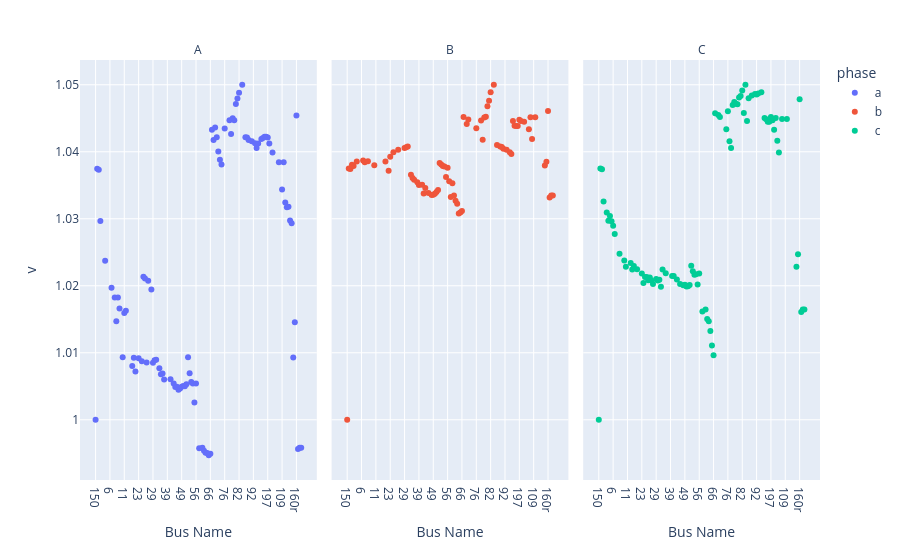
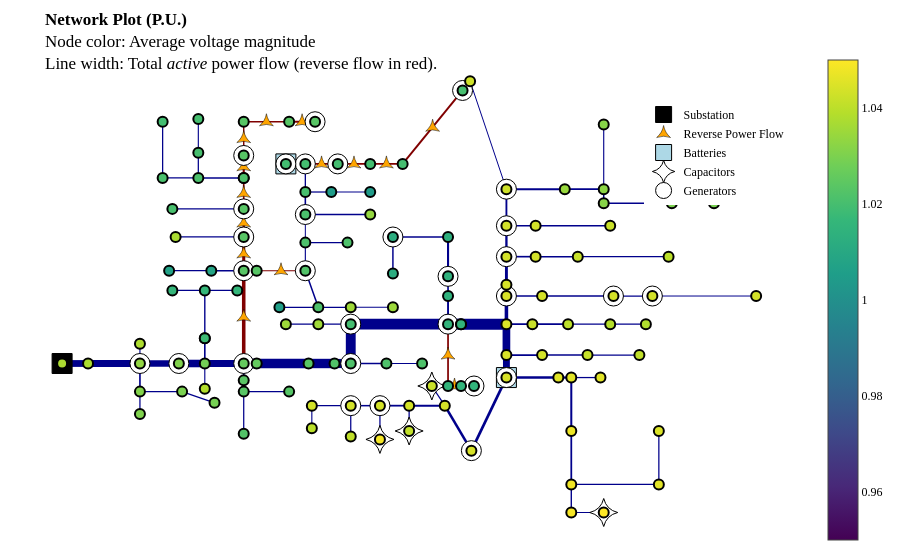

The notebook cell saved with these charts, in order:
### Code cell
# Now with active power controls we minimize generation curtailment
case = create_case(CASES_DIR / "csv" / "ieee123_30der", ignore_schedule=True)
case.modify(control_variable="P")  # Controlling reacitve power generations of DGs to highlight the effect on the voltage profile.
case.modify(gen_mult = 5) # To make OPF work more hard
result = case.run_opf(objective="curtail", formulation="lindist", solver="ipopt")
result.plot_voltages().show()
result.plot_network().show()
result.plot_gens().show()

### Figure 1 — Plotly figure (JSON) as saved in the notebook; plotly's stock layout.template omitted (floating-point values rounded to 4 significant figures; data arrays with more than 128 entries replaced by an {"elided": "..."} marker saying what was removed)
{"data": [{"hovertemplate": "phase=a<br>name=%{x}<br>v=%{y}<extra></extra>", "legendgroup": "a", "marker": {"color": "#636efa", "symbol": "circle"}, "mode": "markers", "name": "a", "orientation": "v", "showlegend": true, "type": "scatter", "x": {"elided": "130 str values"}, "xaxis": "x", "y": {"elided": "130 float values"}, "yaxis": "y"}, {"hovertemplate": "phase=b<br>name=%{x}<br>v=%{y}<extra></extra>", "legendgroup": "b", "marker": {"color": "#EF553B", "symbol": "circle"}, "mode": "markers", "name": "b", "orientation": "v", "showlegend": true, "type": "scatter", "x": {"elided": "130 str values"}, "xaxis": "x2", "y": {"elided": "130 float values"}, "yaxis": "y2"}, {"hovertemplate": "phase=c<br>name=%{x}<br>v=%{y}<extra></extra>", "legendgroup": "c", "marker": {"color": "#00cc96", "symbol": "circle"}, "mode": "markers", "name": "c", "orientation": "v", "showlegend": true, "type": "scatter", "x": {"elided": "130 str values"}, "xaxis": "x3", "y": {"elided": "130 float values"}, "yaxis": "y3"}], "layout": {"annotations": [{"font": {}, "showarrow": false, "text": "A", "x": 0.16, "xanchor": "center", "xref": "paper", "y": 1, "yanchor": "bottom", "yref": "paper"}, {"font": {}, "showarrow": false, "text": "B", "x": 0.5, "xanchor": "center", "xref": "paper", "y": 1, "yanchor": "bottom", "yref": "paper"}, {"font": {}, "showarrow": false, "text": "C", "x": 0.84, "xanchor": "center", "xref": "paper", "y": 1, "yanchor": "bottom", "yref": "paper"}], "legend": {"title": {"text": "phase"}, "tracegroupgap": 0}, "margin": {"t": 60}, "xaxis": {"anchor": "y", "domain": [0, 0.32], "title": {"text": "Bus Name"}}, "xaxis2": {"anchor": "y2", "domain": [0.34, 0.66], "matches": "x", "title": {"text": "Bus Name"}}, "xaxis3": {"anchor": "y3", "domain": [0.68, 1.0], "matches": "x", "title": {"text": "Bus Name"}}, "yaxis": {"anchor": "x", "domain": [0, 1], "title": {"text": "v"}}, "yaxis2": {"anchor": "x2", "domain": [0, 1], "matches": "y", "showticklabels": false}, "yaxis3": {"anchor": "x3", "domain": [0, 1], "matches": "y", "showticklabels": false}}}

### Figure 2 — Plotly figure (JSON) as saved in the notebook; plotly's stock layout.template omitted (floating-point values rounded to 4 significant figures; data arrays with more than 128 entries replaced by an {"elided": "..."} marker saying what was removed)
{"data": [{"hoverinfo": "none", "line": {"color": "darkblue", "dash": "solid", "width": 6.807}, "mode": "lines", "showlegend": false, "type": "scatter", "x": [-0.8612, -0.8612], "y": [-0.2909, -0.2909]}, {"hoverinfo": "none", "line": {"color": "darkblue", "dash": "solid", "width": 6.807}, "mode": "lines", "showlegend": false, "type": "scatter", "x": [-0.8612, -0.7916], "y": [-0.2909, -0.2909]}, {"hoverinfo": "none", "line": {"color": "darkblue", "dash": "solid", "width": 6.807}, "mode": "lines", "showlegend": false, "type": "scatter", "x": [-0.7916, -0.6524], "y": [-0.2909, -0.2909]}, {"hoverinfo": "none", "line": {"color": "darkblue", "dash": "solid", "width": 1.128}, "mode": "lines", "showlegend": false, "type": "scatter", "x": [-0.6524, -0.6524], "y": [-0.2909, -0.2009]}, {"hoverinfo": "none", "line": {"color": "darkblue", "dash": "solid", "width": 1.657}, "mode": "lines", "showlegend": false, "type": "scatter", "x": [-0.6524, -0.6524], "y": [-0.2909, -0.4195]}, {"hoverinfo": "none", "line": {"color": "darkblue", "dash": "solid", "width": 6.727}, "mode": "lines", "showlegend": false, "type": "scatter", "x": [-0.6524, -0.5481], "y": [-0.2909, -0.2909]}, {"hoverinfo": "none", "line": {"color": "darkblue", "dash": "solid", "width": 1.256}, "mode": "lines", "showlegend": false, "type": "scatter", "x": [-0.6524, -0.6524], "y": [-0.4195, -0.5224]}, {"hoverinfo": "none", "line": {"color": "darkblue", "dash": "solid", "width": 1.401}, "mode": "lines", "showlegend": false, "type": "scatter", "x": [-0.6524, -0.5394], "y": [-0.4195, -0.4195]}, {"hoverinfo": "none", "line": {"color": "darkblue", "dash": "solid", "width": 1.27}, "mode": "lines", "showlegend": false, "type": "scatter", "x": [-0.5394, -0.4524], "y": [-0.4195, -0.4709]}, {"hoverinfo": "none", "line": {"color": "darkblue", "dash": "solid", "width": 7.56}, "mode": "lines", "showlegend": false, "type": "scatter", "x": [-0.5481, -0.4785], "y": [-0.2909, -0.2909]}, {"hoverinfo": "none", "line": {"color": "darkblue", "dash": "solid", "width": 1.128}, "mode": "lines", "showlegend": false, "type": "scatter", "x": [-0.4785, -0.4785], "y": [-0.2909, -0.4067]}, {"hoverinfo": "none", "line": {"color": "darkblue", "dash": "solid", "width": 1.645}, "mode": "lines", "showlegend": false, "type": "scatter", "x": [-0.4785, -0.4785], "y": [-0.2909, -0.1752]}, {"hoverinfo": "none", "line": {"color": "darkblue", "dash": "solid", "width": 6.787}, "mode": "lines", "showlegend": false, "type": "scatter", "x": [-0.4785, -0.3741], "y": [-0.2909, -0.2909]}, {"hoverinfo": "none", "line": {"color": "darkblue", "dash": "solid", "width": 1.388}, "mode": "lines", "showlegend": false, "type": "scatter", "x": [-0.4785, -0.4785], "y": [-0.1752, -0.1752]}, {"hoverinfo": "none", "line": {"color": "darkblue", "dash": "solid", "width": 1.388}, "mode": "lines", "showlegend": false, "type": "scatter", "x": [-0.4785, -0.4785], "y": [-0.1752, 0.04337]}, {"hoverinfo": "none", "line": {"color": "darkblue", "dash": "solid", "width": 1.647}, "mode": "lines", "showlegend": false, "type": "scatter", "x": [-0.3741, -0.3741], "y": [-0.2909, -0.3681]}, {"hoverinfo": "none", "line": {"color": "maroon", "dash": "solid", "width": 3.561}, "mode": "lines", "showlegend": false, "type": "scatter", "x": [-0.3741, -0.3741], "y": [-0.2909, 0.1334]}, {"hoverinfo": "none", "line": {"color": "darkblue", "dash": "solid", "width": 1.259}, "mode": "lines", "showlegend": false, "type": "scatter", "x": [-0.4785, -0.5655], "y": [0.04337, 0.04337]}, {"hoverinfo": "none", "line": {"color": "darkblue", "dash": "solid", "width": 1.129}, "mode": "lines", "showlegend": false, "type": "scatter", "x": [-0.4785, -0.3915], "y": [0.04337, 0.04337]}, {"hoverinfo": "none", "line": {"color": "darkblue", "dash": "solid", "width": 1.385}, "mode": "lines", "showlegend": false, "type": "scatter", "x": [-0.3741, -0.3741], "y": [-0.3681, -0.4195]}, {"hoverinfo": "none", "line": {"color": "darkblue", "dash": "solid", "width": 1.256}, "mode": "lines", "showlegend": false, "type": "scatter", "x": [-0.3741, -0.3741], "y": [-0.4195, -0.6124]}, {"hoverinfo": "none", "line": {"color": "darkblue", "dash": "solid", "width": 1.128}, "mode": "lines", "showlegend": false, "type": "scatter", "x": [-0.3741, -0.2524], "y": [-0.4195, -0.4195]}, {"hoverinfo": "none", "line": {"color": "darkblue", "dash": "solid", "width": 1.51}, "mode": "lines", "showlegend": false, "type": "scatter", "x": [-0.3741, -0.4611], "y": [0.1334, 0.1334]}, {"hoverinfo": "none", "line": {"color": "maroon", "dash": "solid", "width": 3.044}, "mode": "lines", "showlegend": false, "type": "scatter", "x": [-0.3741, -0.3741], "y": [0.1334, 0.2877]}, {"hoverinfo": "none", "line": {"color": "darkblue", "dash": "solid", "width": 1.254}, "mode": "lines", "showlegend": false, "type": "scatter", "x": [-0.4611, -0.5742], "y": [0.1334, 0.1334]}, {"hoverinfo": "none", "line": {"color": "darkblue", "dash": "solid", "width": 1.269}, "mode": "lines", "showlegend": false, "type": "scatter", "x": [-0.3741, -0.5568], "y": [0.2877, 0.2877]}, {"hoverinfo": "none", "line": {"color": "maroon", "dash": "solid", "width": 2.352}, "mode": "lines", "showlegend": false, "type": "scatter", "x": [-0.3741, -0.3741], "y": [0.2877, 0.4162]}, {"hoverinfo": "none", "line": {"color": "darkblue", "dash": "solid", "width": 1.256}, "mode": "lines", "showlegend": false, "type": "scatter", "x": [-0.3741, -0.5655], "y": [0.4162, 0.4162]}, {"hoverinfo": "none", "line": {"color": "maroon", "dash": "solid", "width": 1.647}, "mode": "lines", "showlegend": false, "type": "scatter", "x": [-0.3741, -0.3741], "y": [0.4162, 0.5577]}, {"hoverinfo": "none", "line": {"color": "darkblue", "dash": "solid", "width": 1.513}, "mode": "lines", "showlegend": false, "type": "scatter", "x": [-0.3741, -0.3741], "y": [0.5577, 0.5577]}, {"hoverinfo": "none", "line": {"color": "darkblue", "dash": "solid", "width": 1.513}, "mode": "lines", "showlegend": false, "type": "scatter", "x": [-0.3741, -0.4959], "y": [0.5577, 0.5577]}, {"hoverinfo": "none", "line": {"color": "maroon", "dash": "solid", "width": 2.161}, "mode": "lines", "showlegend": false, "type": "scatter", "x": [-0.3741, -0.3741], "y": [0.5577, 0.6606]}, {"hoverinfo": "none", "line": {"color": "darkblue", "dash": "solid", "width": 1.257}, "mode": "lines", "showlegend": false, "type": "scatter", "x": [-0.4959, -0.5916], "y": [0.5577, 0.5577]}, {"hoverinfo": "none", "line": {"color": "darkblue", "dash": "solid", "width": 1.256}, "mode": "lines", "showlegend": false, "type": "scatter", "x": [-0.4959, -0.4959], "y": [0.5577, 0.6734]}, {"hoverinfo": "none", "line": {"color": "darkblue", "dash": "solid", "width": 1.257}, "mode": "lines", "showlegend": false, "type": "scatter", "x": [-0.5916, -0.5916], "y": [0.5577, 0.8148]}, {"hoverinfo": "none", "line": {"color": "maroon", "dash": "solid", "width": 1.453}, "mode": "lines", "showlegend": false, "type": "scatter", "x": [-0.3741, -0.3741], "y": [0.6606, 0.8148]}, {"hoverinfo": "none", "line": {"color": "maroon", "dash": "solid", "width": 1.705}, "mode": "lines", "showlegend": false, "type": "scatter", "x": [-0.3741, -0.2524], "y": [0.8148, 0.8148]}, {"hoverinfo": "none", "line": {"color": "maroon", "dash": "solid", "width": 1.961}, "mode": "lines", "showlegend": false, "type": "scatter", "x": [-0.2524, -0.1828], "y": [0.8148, 0.8148]}, {"hoverinfo": "none", "line": {"color": "darkblue", "dash": "solid", "width": 1.128}, "mode": "lines", "showlegend": false, "type": "scatter", "x": [-0.4959, -0.4959], "y": [0.6734, 0.8277]}, {"hoverinfo": "none", "line": {"color": "maroon", "dash": "solid", "width": 1.065}, "mode": "lines", "showlegend": false, "type": "scatter", "x": [-0.3394, -0.2089], "y": [0.1334, 0.1334]}, {"hoverinfo": "none", "line": {"color": "darkblue", "dash": "solid", "width": 1.51}, "mode": "lines", "showlegend": false, "type": "scatter", "x": [-0.2089, -0.1741], "y": [0.1334, -0.03378]}, {"hoverinfo": "none", "line": {"color": "darkblue", "dash": "solid", "width": 1.13}, "mode": "lines", "showlegend": false, "type": "scatter", "x": [-0.2089, -0.2089], "y": [0.1334, 0.262]}, {"hoverinfo": "none", "line": {"color": "darkblue", "dash": "solid", "width": 1.25}, "mode": "lines", "showlegend": false, "type": "scatter", "x": [-0.1741, -0.2785], "y": [-0.03378, -0.03378]}, {"hoverinfo": "none", "line": {"color": "darkblue", "dash": "solid", "width": 1.259}, "mode": "lines", "showlegend": false, "type": "scatter", "x": [-0.1741, -0.08714], "y": [-0.03378, -0.03378]}, {"hoverinfo": "none", "line": {"color": "darkblue", "dash": "solid", "width": 1.128}, "mode": "lines", "showlegend": false, "type": "scatter", "x": [-0.08714, 0.02593], "y": [-0.03378, -0.03378]}, {"hoverinfo": "none", "line": {"color": "darkblue", "dash": "solid", "width": 1.128}, "mode": "lines", "showlegend": false, "type": "scatter", "x": [-0.2089, -0.09583], "y": [0.262, 0.262]}, {"hoverinfo": "none", "line": {"color": "darkblue", "dash": "solid", "width": 1.002}, "mode": "lines", "showlegend": false, "type": "scatter", "x": [-0.2089, -0.2089], "y": [0.262, 0.3905]}, {"hoverinfo": "none", "line": {"color": "darkblue", "dash": "solid", "width": 1.267}, "mode": "lines", "showlegend": false, "type": "scatter", "x": [-0.2089, -0.03495], "y": [0.3905, 0.3905]}, {"hoverinfo": "none", "line": {"color": "darkblue", "dash": "solid", "width": 1.568}, "mode": "lines", "showlegend": false, "type": "scatter", "x": [-0.2089, -0.2089], "y": [0.3905, 0.4934]}, {"hoverinfo": "none", "line": {"color": "darkblue", "dash": "solid", "width": 1.254}, "mode": "lines", "showlegend": false, "type": "scatter", "x": [-0.2089, -0.1393], "y": [0.4934, 0.4934]}, {"hoverinfo": "none", "line": {"color": "darkblue", "dash": "solid", "width": 1.314}, "mode": "lines", "showlegend": false, "type": "scatter", "x": [-0.2089, -0.2089], "y": [0.4934, 0.622]}, {"hoverinfo": "none", "line": {"color": "darkblue", "dash": "solid", "width": 1.128}, "mode": "lines", "showlegend": false, "type": "scatter", "x": [-0.1393, -0.03495], "y": [0.4934, 0.4934]}, {"hoverinfo": "none", "line": {"color": "darkblue", "dash": "solid", "width": 2.242}, "mode": "lines", "showlegend": false, "type": "scatter", "x": [-0.2089, -0.2611], "y": [0.622, 0.622]}, {"hoverinfo": "none", "line": {"color": "maroon", "dash": "solid", "width": 1.641}, "mode": "lines", "showlegend": false, "type": "scatter", "x": [-0.2089, -0.1219], "y": [0.622, 0.622]}, {"hoverinfo": "none", "line": {"color": "maroon", "dash": "solid", "width": 1.577}, "mode": "lines", "showlegend": false, "type": "scatter", "x": [-0.1219, -0.03495], "y": [0.622, 0.622]}, {"hoverinfo": "none", "line": {"color": "maroon", "dash": "solid", "width": 1.833}, "mode": "lines", "showlegend": false, "type": "scatter", "x": [-0.03495, 0.05202], "y": [0.622, 0.622]}, {"hoverinfo": "none", "line": {"color": "maroon", "dash": "solid", "width": 1.961}, "mode": "lines", "showlegend": false, "type": "scatter", "x": [0.05202, 0.2127], "y": [0.622, 0.9578]}, {"hoverinfo": "none", "line": {"color": "darkblue", "dash": "solid", "width": 9.661}, "mode": "lines", "showlegend": false, "type": "scatter", "x": [-0.3394, -0.2002], "y": [-0.2909, -0.2909]}, {"hoverinfo": "none", "line": {"color": "darkblue", "dash": "solid", "width": 9.405}, "mode": "lines", "showlegend": false, "type": "scatter", "x": [-0.2002, -0.1306], "y": [-0.2909, -0.2909]}, {"hoverinfo": "none", "line": {"color": "darkblue", "dash": "solid", "width": 9.149}, "mode": "lines", "showlegend": false, "type": "scatter", "x": [-0.1306, -0.08714], "y": [-0.2909, -0.2909]}, {"hoverinfo": "none", "line": {"color": "darkblue", "dash": "solid", "width": 1.254}, "mode": "lines", "showlegend": false, "type": "scatter", "x": [-0.08714, 0.008531], "y": [-0.2909, -0.2909]}, {"hoverinfo": "none", "line": {"color": "darkblue", "dash": "solid", "width": 9.856}, "mode": "lines", "showlegend": false, "type": "scatter", "x": [-0.08714, -0.08714], "y": [-0.2909, -0.1109]}, {"hoverinfo": "none", "line": {"color": "darkblue", "dash": "solid", "width": 1.128}, "mode": "lines", "showlegend": false, "type": "scatter", "x": [0.008531, 0.1042], "y": [-0.2909, -0.2909]}, {"hoverinfo": "none", "line": {"color": "darkblue", "dash": "solid", "width": 1.259}, "mode": "lines", "showlegend": false, "type": "scatter", "x": [-0.08714, -0.1741], "y": [-0.1109, -0.1109]}, {"hoverinfo": "none", "line": {"color": "darkblue", "dash": "solid", "width": 10.56}, "mode": "lines", "showlegend": false, "type": "scatter", "x": [-0.08714, 0.1738], "y": [-0.1109, -0.1109]}, {"hoverinfo": "none", "line": {"color": "darkblue", "dash": "solid", "width": 1.128}, "mode": "lines", "showlegend": false, "type": "scatter", "x": [-0.1741, -0.2611], "y": [-0.1109, -0.1109]}, {"hoverinfo": "none", "line": {"color": "maroon", "dash": "solid", "width": 1.736}, "mode": "lines", "showlegend": false, "type": "scatter", "x": [0.1738, 0.1738], "y": [-0.1109, -0.3938]}, {"hoverinfo": "none", "line": {"color": "darkblue", "dash": "solid", "width": 1.902}, "mode": "lines", "showlegend": false, "type": "scatter", "x": [0.1738, 0.1738], "y": [-0.1109, 0.01765]}, {"hoverinfo": "none", "line": {"color": "darkblue", "dash": "solid", "width": 1.647}, "mode": "lines", "showlegend": false, "type": "scatter", "x": [0.1738, 0.1738], "y": [0.01765, 0.1077]}, {"hoverinfo": "none", "line": {"color": "darkblue", "dash": "solid", "width": 2.124}, "mode": "lines", "showlegend": false, "type": "scatter", "x": [0.1738, 0.1738], "y": [0.1077, 0.2877]}, {"hoverinfo": "none", "line": {"color": "darkblue", "dash": "solid", "width": 1.635}, "mode": "lines", "showlegend": false, "type": "scatter", "x": [0.1738, 0.02593], "y": [0.2877, 0.2877]}, {"hoverinfo": "none", "line": {"color": "darkblue", "dash": "solid", "width": 1.481}, "mode": "lines", "showlegend": false, "type": "scatter", "x": [0.02593, 0.02593], "y": [0.2877, 0.1205]}, {"hoverinfo": "none", "line": {"color": "darkblue", "dash": "solid", "width": 11}, "mode": "lines", "showlegend": false, "type": "scatter", "x": [0.2086, 0.3303], "y": [-0.1109, -0.1109]}, {"hoverinfo": "none", "line": {"color": "darkblue", "dash": "solid", "width": 1.769}, "mode": "lines", "showlegend": false, "type": "scatter", "x": [0.3303, 0.3999], "y": [-0.1109, -0.1109]}, {"hoverinfo": "none", "line": {"color": "darkblue", "dash": "solid", "width": 7.689}, "mode": "lines", "showlegend": false, "type": "scatter", "x": [0.3303, 0.3303], "y": [-0.1109, -0.2524]}, {"hoverinfo": "none", "line": {"color": "darkblue", "dash": "solid", "width": 3.541}, "mode": "lines", "showlegend": false, "type": "scatter", "x": [0.3303, 0.3303], "y": [-0.1109, 0.01765]}, {"hoverinfo": "none", "line": {"color": "darkblue", "dash": "solid", "width": 1.641}, "mode": "lines", "showlegend": false, "type": "scatter", "x": [0.3999, 0.4956], "y": [-0.1109, -0.1109]}, {"hoverinfo": "none", "line": {"color": "darkblue", "dash": "solid", "width": 1.385}, "mode": "lines", "showlegend": false, "type": "scatter", "x": [0.4956, 0.6086], "y": [-0.1109, -0.1109]}, {"hoverinfo": "none", "line": {"color": "darkblue", "dash": "solid", "width": 1.256}, "mode": "lines", "showlegend": false, "type": "scatter", "x": [0.6086, 0.7043], "y": [-0.1109, -0.1109]}, {"hoverinfo": "none", "line": {"color": "darkblue", "dash": "solid", "width": 1.781}, "mode": "lines", "showlegend": false, "type": "scatter", "x": [0.3303, 0.426], "y": [-0.2524, -0.2524]}, {"hoverinfo": "none", "line": {"color": "darkblue", "dash": "solid", "width": 6.908}, "mode": "lines", "showlegend": false, "type": "scatter", "x": [0.3303, 0.3303], "y": [-0.2524, -0.3552]}, {"hoverinfo": "none", "line": {"color": "darkblue", "dash": "solid", "width": 1.525}, "mode": "lines", "showlegend": false, "type": "scatter", "x": [0.426, 0.5478], "y": [-0.2524, -0.2524]}, {"hoverinfo": "none", "line": {"color": "darkblue", "dash": "solid", "width": 1.256}, "mode": "lines", "showlegend": false, "type": "scatter", "x": [0.5478, 0.6869], "y": [-0.2524, -0.2524]}, {"hoverinfo": "none", "line": {"color": "darkblue", "dash": "solid", "width": 2.554}, "mode": "lines", "showlegend": false, "type": "scatter", "x": [0.3303, 0.4695], "y": [-0.3552, -0.3552]}, {"hoverinfo": "none", "line": {"color": "darkblue", "dash": "solid", "width": 2.673}, "mode": "lines", "showlegend": false, "type": "scatter", "x": [0.3303, 0.2364], "y": [-0.3552, -0.6895]}, {"hoverinfo": "none", "line": {"color": "darkblue", "dash": "solid", "width": 2.297}, "mode": "lines", "showlegend": false, "type": "scatter", "x": [0.4695, 0.5043], "y": [-0.3552, -0.3552]}, {"hoverinfo": "none", "line": {"color": "darkblue", "dash": "solid", "width": 1.272}, "mode": "lines", "showlegend": false, "type": "scatter", "x": [0.5043, 0.5825], "y": [-0.3552, -0.3552]}, {"hoverinfo": "none", "line": {"color": "darkblue", "dash": "solid", "width": 2.025}, "mode": "lines", "showlegend": false, "type": "scatter", "x": [0.5043, 0.5043], "y": [-0.3552, -0.5995]}, {"hoverinfo": "none", "line": {"color": "darkblue", "dash": "solid", "width": 1.769}, "mode": "lines", "showlegend": false, "type": "scatter", "x": [0.5043, 0.5043], "y": [-0.5995, -0.8438]}, {"hoverinfo": "none", "line": {"color": "darkblue", "dash": "solid", "width": 1.385}, "mode": "lines", "showlegend": false, "type": "scatter", "x": [0.5043, 0.5043], "y": [-0.8438, -0.9724]}, {"hoverinfo": "none", "line": {"color": "darkblue", "dash": "solid", "width": 1.385}, "mode": "lines", "showlegend": false, "type": "scatter", "x": [0.5043, 0.7391], "y": [-0.8438, -0.8438]}, {"hoverinfo": "none", "line": {"color": "darkblue", "dash": "solid", "width": 1.128}, "mode": "lines", "showlegend": false, "type": "scatter", "x": [0.5043, 0.5912], "y": [-0.9724, -0.9724]}, {"hoverinfo": "none", "line": {"color": "darkblue", "dash": "solid", "width": 1.256}, "mode": "lines", "showlegend": false, "type": "scatter", "x": [0.7391, 0.7391], "y": [-0.8438, -0.5995]}, {"hoverinfo": "none", "line": {"color": "darkblue", "dash": "solid", "width": 2.545}, "mode": "lines", "showlegend": false, "type": "scatter", "x": [0.2364, 0.1651], "y": [-0.6895, -0.4838]}, {"hoverinfo": "none", "line": {"color": "darkblue", "dash": "solid", "width": 1.256}, "mode": "lines", "showlegend": false, "type": "scatter", "x": [0.1651, 0.1303], "y": [-0.4838, -0.3938]}, {"hoverinfo": "none", "line": {"color": "darkblue", "dash": "solid", "width": 2.032}, "mode": "lines", "showlegend": false, "type": "scatter", "x": [0.1651, 0.06941], "y": [-0.4838, -0.4838]}, {"hoverinfo": "none", "line": {"color": "darkblue", "dash": "solid", "width": 1.263}, "mode": "lines", "showlegend": false, "type": "scatter", "x": [0.06941, 0.06941], "y": [-0.4838, -0.5995]}, {"hoverinfo": "none", "line": {"color": "darkblue", "dash": "solid", "width": 1.769}, "mode": "lines", "showlegend": false, "type": "scatter", "x": [0.06941, -0.008863], "y": [-0.4838, -0.4838]}, {"hoverinfo": "none", "line": {"color": "darkblue", "dash": "solid", "width": 1.256}, "mode": "lines", "showlegend": false, "type": "scatter", "x": [-0.008863, -0.008863], "y": [-0.4838, -0.6381]}, {"hoverinfo": "none", "line": {"color": "darkblue", "dash": "solid", "width": 1.513}, "mode": "lines", "showlegend": false, "type": "scatter", "x": [-0.008863, -0.08714], "y": [-0.4838, -0.4838]}, {"hoverinfo": "none", "line": {"color": "darkblue", "dash": "solid", "width": 1.256}, "mode": "lines", "showlegend": false, "type": "scatter", "x": [-0.08714, -0.08714], "y": [-0.4838, -0.6252]}, {"hoverinfo": "none", "line": {"color": "darkblue", "dash": "solid", "width": 1.256}, "mode": "lines", "showlegend": false, "type": "scatter", "x": [-0.08714, -0.1915], "y": [-0.4838, -0.4838]}, {"hoverinfo": "none", "line": {"color": "darkblue", "dash": "solid", "width": 1.128}, "mode": "lines", "showlegend": false, "type": "scatter", "x": [-0.1915, -0.1915], "y": [-0.4838, -0.5867]}, {"hoverinfo": "none", "line": {"color": "darkblue", "dash": "solid", "width": 1.688}, "mode": "lines", "showlegend": false, "type": "scatter", "x": [0.3303, 0.426], "y": [0.01765, 0.01765]}, {"hoverinfo": "none", "line": {"color": "darkblue", "dash": "solid", "width": 1.432}, "mode": "lines", "showlegend": false, "type": "scatter", "x": [0.426, 0.6173], "y": [0.01765, 0.01765]}, {"hoverinfo": "none", "line": {"color": "darkblue", "dash": "solid", "width": 1.223}, "mode": "lines", "showlegend": false, "type": "scatter", "x": [0.6173, 0.7217], "y": [0.01765, 0.01765]}, {"hoverinfo": "none", "line": {"color": "darkblue", "dash": "solid", "width": 1}, "mode": "lines", "showlegend": false, "type": "scatter", "x": [0.7217, 1], "y": [0.01765, 0.01765]}, {"hoverinfo": "none", "line": {"color": "darkblue", "dash": "solid", "width": 2.916}, "mode": "lines", "showlegend": false, "type": "scatter", "x": [0.3303, 0.3303], "y": [0.01765, 0.06908]}, {"hoverinfo": "none", "line": {"color": "darkblue", "dash": "solid", "width": 2.916}, "mode": "lines", "showlegend": false, "type": "scatter", "x": [0.3303, 0.3303], "y": [0.06908, 0.1977]}, {"hoverinfo": "none", "line": {"color": "darkblue", "dash": "solid", "width": 1.641}, "mode": "lines", "showlegend": false, "type": "scatter", "x": [0.3303, 0.4086], "y": [0.1977, 0.1977]}, {"hoverinfo": "none", "line": {"color": "darkblue", "dash": "solid", "width": 2.325}, "mode": "lines", "showlegend": false, "type": "scatter", "x": [0.3303, 0.3303], "y": [0.1977, 0.3391]}, {"hoverinfo": "none", "line": {"color": "darkblue", "dash": "solid", "width": 1.513}, "mode": "lines", "showlegend": false, "type": "scatter", "x": [0.4086, 0.5217], "y": [0.1977, 0.1977]}, {"hoverinfo": "none", "line": {"color": "darkblue", "dash": "solid", "width": 1.256}, "mode": "lines", "showlegend": false, "type": "scatter", "x": [0.5217, 0.7652], "y": [0.1977, 0.1977]}, {"hoverinfo": "none", "line": {"color": "darkblue", "dash": "solid", "width": 1.513}, "mode": "lines", "showlegend": false, "type": "scatter", "x": [0.3303, 0.4086], "y": [0.3391, 0.3391]}, {"hoverinfo": "none", "line": {"color": "darkblue", "dash": "solid", "width": 1.861}, "mode": "lines", "showlegend": false, "type": "scatter", "x": [0.3303, 0.3303], "y": [0.3391, 0.5063]}, {"hoverinfo": "none", "line": {"color": "darkblue", "dash": "solid", "width": 1.256}, "mode": "lines", "showlegend": false, "type": "scatter", "x": [0.4086, 0.6086], "y": [0.3391, 0.3391]}, {"hoverinfo": "none", "line": {"color": "darkblue", "dash": "solid", "width": 1.907}, "mode": "lines", "showlegend": false, "type": "scatter", "x": [0.3303, 0.4869], "y": [0.5063, 0.5063]}, {"hoverinfo": "none", "line": {"color": "darkblue", "dash": "solid", "width": 1}, "mode": "lines", "showlegend": false, "type": "scatter", "x": [0.3303, 0.2329], "y": [0.5063, 1]}, {"hoverinfo": "none", "line": {"color": "darkblue", "dash": "solid", "width": 1.651}, "mode": "lines", "showlegend": false, "type": "scatter", "x": [0.4869, 0.5912], "y": [0.5063, 0.5063]}, {"hoverinfo": "none", "line": {"color": "darkblue", "dash": "solid", "width": 1.128}, "mode": "lines", "showlegend": false, "type": "scatter", "x": [0.5912, 0.5912], "y": [0.5063, 0.802]}, {"hoverinfo": "none", "line": {"color": "darkblue", "dash": "solid", "width": 1.523}, "mode": "lines", "showlegend": false, "type": "scatter", "x": [0.5912, 0.5912], "y": [0.5063, 0.442]}, {"hoverinfo": "none", "line": {"color": "darkblue", "dash": "solid", "width": 1.392}, "mode": "lines", "showlegend": false, "type": "scatter", "x": [0.5912, 0.7739], "y": [0.442, 0.442]}, {"hoverinfo": "none", "line": {"color": "darkblue", "dash": "solid", "width": 1.128}, "mode": "lines", "showlegend": false, "type": "scatter", "x": [0.7739, 0.8869], "y": [0.442, 0.442]}, {"hoverinfo": "none", "line": {"color": "maroon", "dash": "solid", "width": 1.065}, "mode": "lines", "showlegend": false, "type": "scatter", "x": [-0.3741, -0.3394], "y": [0.1334, 0.1334]}, {"hoverinfo": "none", "line": {"color": "darkblue", "dash": "solid", "width": 9.661}, "mode": "lines", "showlegend": false, "type": "scatter", "x": [-0.3741, -0.3394], "y": [-0.2909, -0.2909]}, {"hoverinfo": "none", "line": {"color": "darkblue", "dash": "solid", "width": 11}, "mode": "lines", "showlegend": false, "type": "scatter", "x": [0.2086, 0.2086], "y": [-0.1109, -0.1109]}, {"hoverinfo": "none", "line": {"color": "darkblue", "dash": "solid", "width": 11}, "mode": "lines", "showlegend": false, "type": "scatter", "x": [0.1738, 0.2086], "y": [-0.1109, -0.1109]}, {"hoverinfo": "none", "line": {"color": "maroon", "dash": "solid", "width": 1.736}, "mode": "lines", "showlegend": false, "type": "scatter", "x": [0.1738, 0.2086], "y": [-0.3938, -0.3938]}, {"hoverinfo": "none", "line": {"color": "maroon", "dash": "solid", "width": 1.736}, "mode": "lines", "showlegend": false, "type": "scatter", "x": [0.2086, 0.2434], "y": [-0.3938, -0.3938]}, {"hoverinfo": "none", "marker": {"color": "black", "line": {"color": "black", "width": 1}, "size": 20, "symbol": "square"}, "mode": "markers", "name": "Substation", "showlegend": true, "type": "scatter", "x": [-0.8612], "y": [-0.2909]}, {"hoverinfo": "none", "marker": {"color": "orange", "line": {"color": "black", "width": 0.5}, "size": 10, "symbol": "star-triangle-up"}, "mode": "markers", "name": "Reverse Power Flow", "showlegend": true, "type": "scatter", "x": [-0.3741, -0.3741, -0.3741, -0.3741, -0.3741, -0.3741, -0.3133, -0.2176, -0.2741, -0.1654, -0.07844, 0.008531, 0.1324, 0.1738, -0.3567, 0.1912, 0.226], "y": [-0.07878, 0.2105, 0.352, 0.487, 0.6091, 0.7377, 0.8148, 0.8148, 0.1334, 0.622, 0.622, 0.622, 0.7899, -0.2524, 0.1334, -0.3938, -0.3938]}, {"hoverinfo": "none", "marker": {"color": "lightblue", "line": {"color": "black", "width": 1}, "size": 20, "symbol": "square"}, "mode": "markers", "name": "Batteries", "showlegend": true, "type": "scatter", "x": [-0.2611, 0.3303], "y": [0.622, -0.3552]}, {"hoverinfo": "none", "marker": {"color": "white", "line": {"color": "black", "width": 1}, "size": 20, "symbol": "star-diamond"}, "mode": "markers", "name": "Capacitors", "showlegend": true, "type": "scatter", "x": [0.5912, 0.1303, 0.06941, -0.008863], "y": [-0.9724, -0.3938, -0.5995, -0.6381]}, {"hoverinfo": "none", "marker": {"color": "white", "line": {"color": "black", "width": 1}, "size": 20, "symbol": "circle"}, "mode": "markers", "name": "Generators", "showlegend": true, "type": "scatter", "x": [-0.6524, -0.5481, -0.3741, -0.3741, -0.3741, -0.3741, -0.3741, -0.1828, -0.2089, -0.2089, -0.2089, -0.2611, -0.1219, 0.2127, -0.08714, -0.08714, 0.1738, 0.1738, 0.02593, 0.3303, 0.3303, 0.2364, -0.008863, -0.08714, 0.6173, 0.7217, 0.3303, 0.3303, 0.3303, 0.2434], "y": [-0.2909, -0.2909, -0.2909, 0.1334, 0.2877, 0.4162, 0.6606, 0.8148, 0.1334, 0.3905, 0.622, 0.622, 0.622, 0.9578, -0.2909, -0.1109, -0.1109, 0.1077, 0.2877, 0.01765, -0.3552, -0.6895, -0.4838, -0.4838, 0.01765, 0.01765, 0.1977, 0.3391, 0.5063, -0.3938]}, {"hoverlabel": {"font": {"family": "Monospace"}}, "hovertemplate": "%{text}", "marker": {"cmax": 1.05, "cmin": 0.95, "color": {"elided": "130 float values"}, "colorscale": [[0, "#440154"], [0.1111, "#482878"], [0.2222, "#3e4989"], [0.3333, "#31688e"], [0.4444, "#26828e"], [0.5556, "#1f9e89"], [0.6667, "#35b779"], [0.7778, "#6ece58"], [0.8889, "#b5de2b"], [1, "#fde725"]], "line": {"color": "black", "width": 2}, "reversescale": false, "showscale": true, "size": 10}, "mode": "markers", "showlegend": false, "text": {"elided": "130 str values"}, "textposition": "top center", "type": "scatter", "x": {"elided": "130 float values"}, "y": {"elided": "130 float values"}}], "layout": {"font": {"color": "Black", "family": "Droid Sans Mono"}, "legend": {"bgcolor": "White", "font": {"color": "Black"}, "x": 0.8, "y": 0.9}, "margin": {"b": 10, "l": 10, "r": 10, "t": 50}, "paper_bgcolor": "White", "plot_bgcolor": "White", "title": {"font": {"color": "Black"}, "text": "<b>Network Plot (P.U.)</b><br>Node color: Average voltage magnitude<br>Line width: Total <i>active</i> power flow (reverse flow in red)."}, "xaxis": {"visible": false}, "yaxis": {"visible": false}}}
